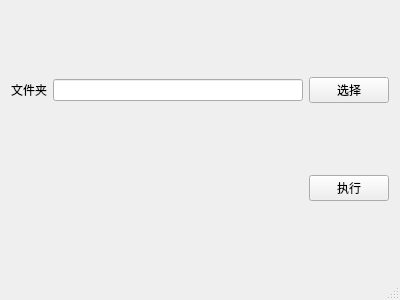
<?xml version="1.0" encoding="UTF-8"?>
<ui version="4.0">
 <class>MainWindow</class>
 <widget class="QMainWindow" name="MainWindow">
  <property name="geometry">
   <rect>
    <x>0</x>
    <y>0</y>
    <width>400</width>
    <height>300</height>
   </rect>
  </property>
  <property name="windowTitle">
   <string>MainWindow</string>
  </property>
  <widget class="QWidget" name="centralWidget">
   <layout class="QVBoxLayout" name="verticalLayout">
    <item>
     <layout class="QHBoxLayout" name="horizontalLayout">
      <item>
       <widget class="QLabel" name="label">
        <property name="text">
         <string>文件夹</string>
        </property>
       </widget>
      </item>
      <item>
       <widget class="QLineEdit" name="sEdit"/>
      </item>
      <item>
       <widget class="QPushButton" name="sButton">
        <property name="text">
         <string>选择</string>
        </property>
       </widget>
      </item>
     </layout>
    </item>
    <item>
     <layout class="QHBoxLayout" name="horizontalLayout_2">
      <item>
       <spacer name="horizontalSpacer">
        <property name="orientation">
         <enum>Qt::Horizontal</enum>
        </property>
        <property name="sizeHint" stdset="0">
         <size>
          <width>40</width>
          <height>20</height>
         </size>
        </property>
       </spacer>
      </item>
      <item>
       <widget class="QPushButton" name="doButton">
        <property name="text">
         <string>执行</string>
        </property>
       </widget>
      </item>
     </layout>
    </item>
   </layout>
  </widget>
  <widget class="QMenuBar" name="menuBar">
   <property name="geometry">
    <rect>
     <x>0</x>
     <y>0</y>
     <width>400</width>
     <height>22</height>
    </rect>
   </property>
  </widget>
  <widget class="QStatusBar" name="statusBar"/>
 </widget>
 <layoutdefault spacing="6" margin="11"/>
 <resources/>
 <connections/>
</ui>
